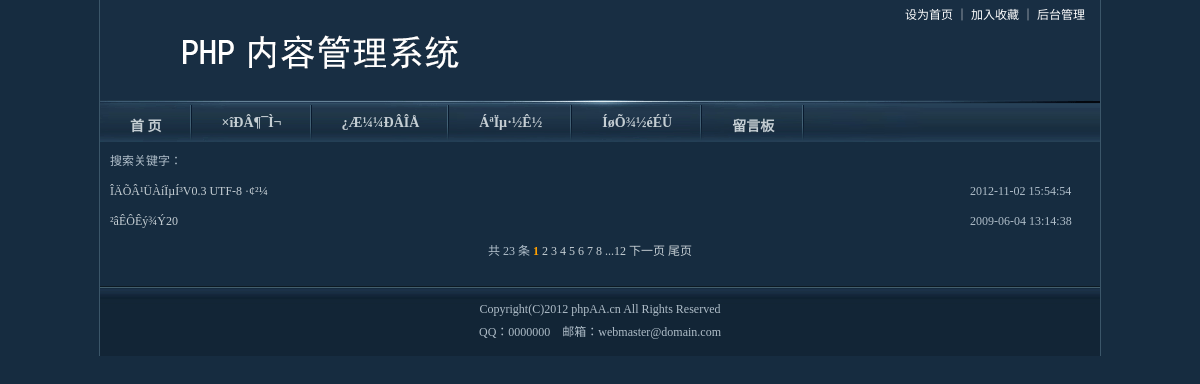
Screenshot of /search.php with the database file from the repository.
### tables this page shows
CREATE TABLE IF NOT EXISTS `cms_category` (
  `id` int(11) NOT NULL AUTO_INCREMENT COMMENT 'À¸Ä¿ID',
  `pid` int(11) NOT NULL DEFAULT '0' COMMENT '¸¸À¸Ä¿ID',
  `name` varchar(50) NOT NULL DEFAULT '' COMMENT 'À¸Ä¿Ãû³Æ',
  `description` text,
  `seq` int(11) NOT NULL DEFAULT '0' COMMENT 'À¸Ä¿ÅÅÐò',
  PRIMARY KEY (`id`)
);

CREATE TABLE IF NOT EXISTS `cms_page` (
  `id` int(11) NOT NULL AUTO_INCREMENT COMMENT 'ID',
  `code` varchar(20) DEFAULT NULL COMMENT '±ðÃû',
  `title` varchar(100) DEFAULT NULL COMMENT 'Ãû³Æ',
  `content` text COMMENT 'ÄÚÈÝ',
  `created_date` datetime DEFAULT NULL COMMENT '´´½¨ÈÕÆÚ',
  PRIMARY KEY (`id`)
);

CREATE TABLE IF NOT EXISTS `cms_article` (
  `id` int(11) NOT NULL AUTO_INCREMENT COMMENT 'ÎÄÕÂID',
  `cid` int(11) NOT NULL COMMENT 'ËùÊôÀ¸Ä¿ID',
  `title` varchar(200) NOT NULL DEFAULT '' COMMENT '±êÌâ',
  `subtitle` varchar(200) DEFAULT '',
  `att` set('a','b','c','d','e','f','g') DEFAULT '' COMMENT 'ÊôÐÔ',
  `pic` varchar(200) DEFAULT NULL COMMENT 'ËõÂÔÍ¼',
  `source` varchar(200) DEFAULT NULL COMMENT 'À´Ô´',
  `author` varchar(20) DEFAULT NULL COMMENT '×÷Õß',
  `resume` varchar(500) DEFAULT NULL COMMENT 'ÕªÒª',
  `pubdate` varchar(40) NOT NULL DEFAULT '' COMMENT '·¢±íÈÕÆÚ',
  `content` text COMMENT 'ÎÄÕÂÄÚÈÝ',
  `hits` int(11) NOT NULL DEFAULT '0' COMMENT 'µã»÷´ÎÊý',
  `created_by` int(11) NOT NULL COMMENT '´´½¨Õß',
  `created_date` datetime NOT NULL COMMENT '´´½¨Ê±¼ä',
  `delete_session_id` int(11) DEFAULT NULL COMMENT 'É¾³ýÈËID',
  PRIMARY KEY (`id`)
);

### include/config.inc.php (called while the page is built, shortened)
<?php
require_once ROOT_PATH.'include/db_mysql.php';
$db = new db_mysql();
?>

### include/db_mysql.php (called while the page is built, shortened)
<?php
class db_mysql {
	private $link_id = NULL;
	function __construct() {
		$this->debug = false;
	}
	function connect($dbhost, $dbuser, $dbpwd, $dbname = '', $dbcharset = 'utf8', $pconnect = 0) {
		if ($pconnect) {
			if (! $this->link_id = mysql_pconnect ( $dbhost, $dbuser, $dbpwd )) {
				$this->ErrorMsg ();
			}
		} else {
			if (! $this->link_id = mysql_connect ( $dbhost, $dbuser, $dbpwd, 1 )) {
				$this->ErrorMsg ();
			}
		}
	}
	function query($sql) {
		if (! ($query = mysql_query ( $sql, $this->link_id ))) {
			$this->ErrorMsg ();
			return false;
		} else {
			return $query;
		}
	}
	function getList($sql) {
		$res = $this->query ( $sql );
		if ($res !== false) {
			$arr = array ();
			$row = mysql_fetch_assoc ( $res );
			while ($row) {
				$arr [] = $row;
				$row = mysql_fetch_assoc ( $res );
			}
			return $arr;
		} else {
			return false;
		}
	}
	function selectLimit($sql, $numrows=-1, $offset=-1) {
		if($offset==-1){
			$sql .= ' LIMIT ' . $numrows;
		}else{
			$sql .= ' LIMIT ' . $offset . ', ' . $numrows;
		}
		return $this->getList( $sql );
	}
	function getRowsNum($sql) {
		$query = $this->query ( $sql );
		return mysql_num_rows ( $query );
	}
}
?>

### search.php (the view)
<?php
include_once 'header.php';
?>
<table width="99%" border="0" cellpadding="0" cellspacing="0" class="news">
  <tr>
  	<td align="left">搜索关键字：<font style="color:#F00""><?php echo $_GET['keywords'];?></font></td>
    <td></td>
  </tr>
  <?php foreach(getArticleList("cid=".$_GET['id']."|keywords=".$_GET['keywords']."|row=2") as $list){?>
  <tr>
    <td height="30" align="left"><a href="show.php?id=<?php echo $list['id']?>" target="_blank"><?php echo $list['title']?></a>&nbsp;</td>
    <td width="120" align="left"><?php echo $list['pubdate']?>&nbsp;</td>
  </tr>
  <?php }?>
  <tr>
    <td height="30" colspan="2" align="center" style="padding-right:20px"><?php echo getPagination("search.php?id=".$_GET['id']."&keywords=".urlencode($_GET['keywords']));?></td>
  </tr>
</table>
<?php
include_once 'footer.php';
?>

### header.php (shortened to what this page needs)
<?php
include_once 'include/config.inc.php';
include_once 'include/common.function.php';
?>
<!DOCTYPE html PUBLIC "-//W3C//DTD XHTML 1.0 Transitional//EN" "http://www.w3.org/TR/xhtml1/DTD/xhtml1-transitional.dtd">
<html xmlns="http://www.w3.org/1999/xhtml">
<head>
<link href="images/css.css" rel="stylesheet" type="text/css" />
</head>
<body>
<div class="main">
<table width="100%" border="0" cellspacing="0" cellpadding="0">
  <tr>
    <td width="443" height="100" align="center" bgcolor="#182E43"><a href="http://www.phpaa.cn" target="_blank"><img src="images/logo.gif" width="396" height="78" border="0" /></a></td>
    <td align="right" valign="top" bgcolor="#182E43" class="white" style="padding-top:5px">
    <a href="http://www.phpaa.cn" onClick="this.style.behavior='url(#default#homepage)';this.setHomePage('http://www.phpaa.cn/');return(false);" style="behavior: url(#default#homepage)" class="white">设为首页 </a>｜
    <a href="javascript:window.external.addFavorite('http://www.phpaa.cn/','文章管理系统');" class="white">加入收藏 </a>｜
    <a href="admin/" class="white">后台管理&nbsp;&nbsp;&nbsp;&nbsp;&nbsp;</a> </td>
  </tr>
</table>
<table width="100%" border="0" cellspacing="0" cellpadding="0" class="navBg">
  <tr>
    <td align="center" valign="top">
      <div class="nav"><a href="index.php">首  页</a></div>
      <?php foreach(getCategoryList() as $list){?>
      <div class="nav"><a href="list.php?id=<?php echo $list['id']?>"><?php echo $list['name']?></a></div>
      <?php }?>
      <?php foreach(getPageList() as $list){?>
      <div class="nav"><a href="page.php?id=<?php echo $list['id']?>"><?php echo $list['title']?></a></div>
      <?php }?>
      <div class="nav"><a href="message.php">留言板</a></div></td>
  </tr>
</table>

### images/css.css (style rules this page uses)
body { background-color: #162C40;margin: 0px;text-align:center; }
.main { border-left:1px solid #3B5669;border-right:1px solid #3B5669; width:1000px; margin:0px auto }
.white { font-size:12px; color:#fff; }
a.white:link { color:#fff; text-decoration:none; line-height:20px; }
.navBg { background:url(nav_bg.gif) no-repeat top; height:42px; margin-bottom:4px; padding-top:5px; }
.nav { background:url(nav_line.gif) no-repeat center right; height:26px; padding-top:10px;font-size:14px; color:#C5CED3; padding-left:30px; padding-right:30px; float:left; font-weight:bold; }
.nav a:link { color:#C5CED3; text-decoration:none; }
.news { font-size:12px; color:#B0BEC9; margin-bottom:20px; }
.news td { padding-left:10px; line-height:30px; }
.news a:link { color:#C5CED3; text-decoration:none; }

### rows the page displays
cms_category: name "×îÐÂ¶¯Ì¬"
cms_category: name "¿Æ¼¼ÐÂÎÅ"
cms_page: title "ÁªÏµ·½Ê½"
cms_page: title "ÍøÕ¾½éÉÜ"
cms_article: title "ÎÄÕÂ¹ÜÀíÏµÍ³V0.3 UTF-8 ·¢²¼", pubdate "2012-11-02 15:54:54"
cms_article: title "²âÊÔÊý¾Ý20", pubdate "2009-06-04 13:14:38"

### other values shown
$pageList['pagination_total_number'] "23"
$pages "12"
